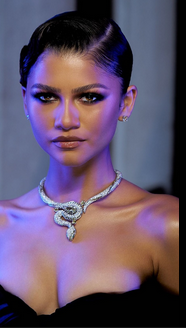
#> input picture face_detection/data/girl3.png, 186 x 328 px, found by its file name
$ jupyter execute face.ipynb
#> lines starting #> are read from the running program, lines starting #| are printed output that depends on the picture; after the words box and inside, x2 and y2 are one past the last pixel; in counts of white or black regions, pixels touching at a corner belong together
[cell 1]
import cv2
import matplotlib.pyplot as plt

[cell 2]
img=cv2.imread('/home/sajmi/Desktop/BD_MAY/face_detection/data/girl3.png')
#> img is the input picture: shape (328, 186, 3); mean B, G, R 105.6, 82.3, 99.3

[cell 3]
plt.imshow(img)

[cell 4]
img_rgb=cv2.cvtColor(img,cv2.COLOR_BGR2RGB)

[cell 5]
plt.imshow(img_rgb)

[cell 6]
cv2.imshow('image',img)
cv2.waitKey(5000)
cv2.destroyAllWindows()

[cell 7]
# img ===>grey_scale
img_grey=cv2.cvtColor(img,cv2.COLOR_BGR2GRAY)
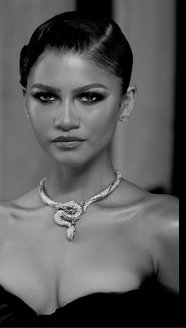
#> img_grey: shape (328, 186); min 0, max 234, mean 90

[cell 8]
# Reading cascade files
face_cascade=cv2.CascadeClassifier('/home/sajmi/Desktop/BD_MAY/face_detection/data/haarcascade_frontalface_default.xml')

[cell 9]
# detecting faces only and readed in faces
faces=face_cascade.detectMultiScale(img_grey)
#> faces = [[12, 52, 114, 114]]

[cell 10]
len(faces)   # no of faces
#> Out = 1
# this particular cascade file has lower accuracy,trained with lower amount of data,

[cell 11]
faces   # x,y,width,height
#> Out = [[12, 52, 114, 114]]

[cell 12]
#Drawing rectagle for each faces
for (x,y,w,h) in faces:
    cv2.rectangle(img,(x,y),(x+w,y+h),color=(0,255,0),thickness=3)
#> this loop made 1 pass
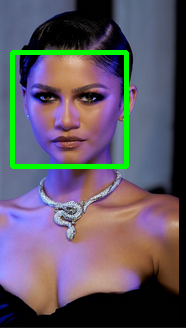
#> img: shape (328, 186, 3); 3.72% of pixels changed, all inside (x1, y1, x2, y2) = (10, 50, 129, 169)

$ run again, with face_detection/data/anushka.png copied over face_detection/data/girl3.png
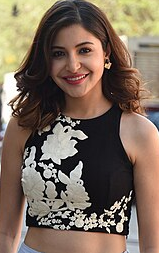
#> input picture face_detection/data/anushka.png, 159 x 253 px, found by its file name
#> img is the input picture: shape (253, 159, 3); mean B, G, R 91.3, 106.2, 123.8
#> `img_grey=cv2.cvtColor(img,cv2.COLOR_BGR2GRAY)`:
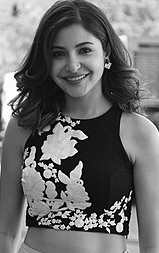
#> img_grey: shape (253, 159); min 0, max 255, mean 109.7
#> faces = [[38, 25, 70, 70], [15, 136, 78, 78]]
#> `len(faces)`: Out = 2
#> `faces`: Out = [[38, 25, 70, 70], [15, 136, 78, 78]]
#> the loop `for (x,y,w,h) in faces:` made 2 passes
#> after the loop `for (x,y,w,h) in faces:`:
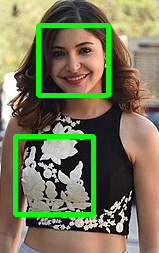
#> img: shape (253, 159, 3); 7.3% of pixels changed, all inside (x1, y1, x2, y2) = (13, 23, 111, 217)
